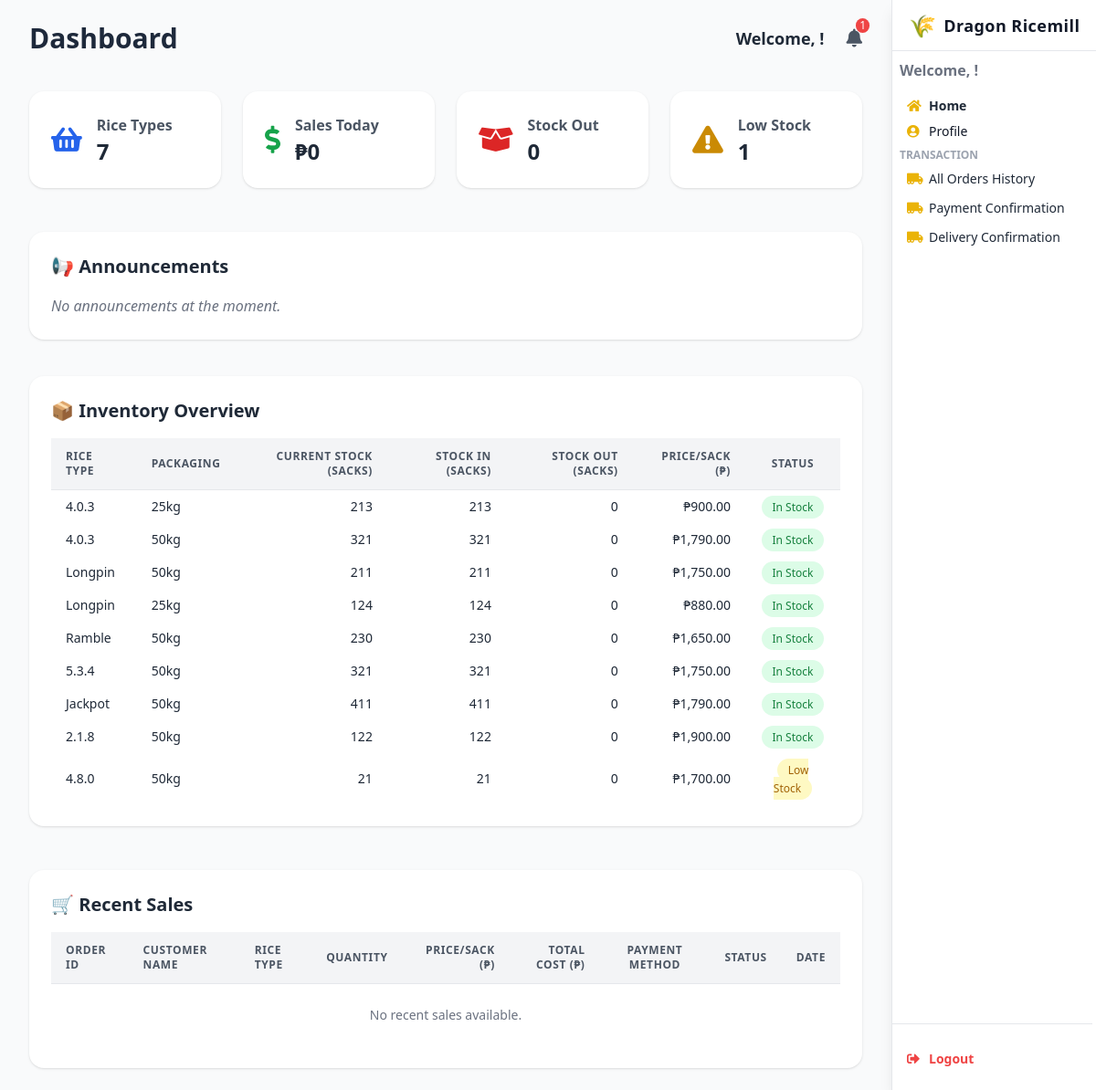
/dashboard/, run on the app's committed database.
### webapp/models.py (models this page shows, shortened)
class Stock(models.Model):
    stockID = models.AutoField(primary_key=True)
    rice_type = models.ForeignKey(Rice, on_delete=models.CASCADE, db_column='riceID', related_name='stocks')
    packaging = models.CharField(max_length=50, default='50kg')  # e.g., 25kg, 50kg
    price_per_sack = models.DecimalField(max_digits=10, decimal_places=2)
    stock_in = models.PositiveIntegerField(default=0)
    stock_out = models.PositiveIntegerField(default=0)
    current_stock = models.PositiveIntegerField(default=0)
    minimum_stock = models.PositiveIntegerField(default=10)
    last_updated = models.DateTimeField(auto_now=True)
    created_at = models.DateTimeField(auto_now_add=True)
    class Meta:
        db_table = 'Stock'
        unique_together = ('rice_type', 'packaging')

class Rice(models.Model):
    riceID = models.AutoField(primary_key=True)
    rice_type = models.CharField(max_length=100, unique=True)
    description = models.TextField(blank=True, null=True)
    is_active = models.BooleanField(default=True)
    class Meta:
        db_table = 'Rice'
    def __str__(self):
        return f"{self.rice_type}"

### webapp/views.py (the view, shortened to what this page needs)
# urls.py: path("dashboard/", views.dashboard_view, name="dashboard"),
def dashboard_view(request):
    is_admin = False
    role = None
    employee_id = None
    user_id = request.session.get('user_id')
    user_role = request.session.get('user_role', '').lower()
    stock_data = Stock.objects.select_related('rice_type').all()
    recent_sales = CustomerOrder.objects.filter(approval_status='Approved') \
        .select_related('rice_type') \
        .order_by('-created_at')[:5]
    total_sales_today = CustomerOrder.objects.filter(
        created_at__date=date.today(),
        approval_status='Approved'
    ).aggregate(total_sales=Sum('amount_paid'))['total_sales'] or 0
    stock_out_count = stock_data.filter(current_stock=0).count()
    low_stock_count = stock_data.filter(current_stock__lte=100).exclude(current_stock=0).count()
    total_rice_types = stock_data.values('rice_type').distinct().count()
    sales_aggregation = CustomerOrder.objects.filter(approval_status='Approved') \
        .values('rice_type__rice_type') \
        .annotate(total_quantity=Sum('quantity')) \
        .order_by('-total_quantity')
    best_selling = sales_aggregation.first() if sales_aggregation else None
    low_selling = sales_aggregation.last() if sales_aggregation else None
    notifications = []
    read_notifications = request.session.get('read_notifications', [])
    current_timestamp = now().astimezone(PH_TZ)
    for item in stock_data.filter(current_stock__lte=100).exclude(current_stock=0):
        notif_id = f'lowstock_{item.stockID}'
        if notif_id not in read_notifications:
            notifications.append({
                "id": notif_id,
                "message": f"{item.rice_type.rice_type} ({item.packaging}) is running low (only {item.current_stock} sacks left)",
                "timestamp": current_timestamp,
            })
    announcements = Announcement.objects.select_related('created_by') \
        .order_by('-created_at')[:10]
    return render(request, "dashboard.html", {
        'stock_data': stock_data,
        'recent_sales': recent_sales,
        'total_sales_today': total_sales_today,
        'stock_out_today': stock_out_count,
        'low_stock_warnings': low_stock_count,
        'total_rice_types': total_rice_types,
        'best_selling': best_selling,
        'low_selling': low_selling,
        'notifications': notifications,
        'is_admin': is_admin,
        'role': role,
        'employee_id': employee_id,
        'announcements': announcements,
    })

### webapp/templates/dashboard.html (shortened to what this page needs)
{% load humanize %}
<!DOCTYPE html>
<html lang="en">
<head>
  <script src="https://cdn.tailwindcss.com"></script>
  <link href="https://cdnjs.cloudflare.com/ajax/libs/font-awesome/5.15.3/css/all.min.css" rel="stylesheet" />
</head>
<body class="bg-gray-100 text-gray-800 min-h-screen font-sans leading-relaxed overflow-x-hidden">
<header class="fixed top-0 right-0 h-screen w-56 bg-white shadow-lg flex flex-col z-50 border-l border-gray-200">
  <div class="h-14 flex items-center justify-center border-b border-gray-200">
    <a href="#" class="flex items-center space-x-2 select-none text-gray-900 font-bold text-lg tracking-wide">
      <span class="text-yellow-500 text-2xl">🌾</span>
      <span>Dragon Ricemill</span>
    </a>
  </div>
  <nav class="flex-1 flex flex-col py-1 pr-1 overflow-y-auto scrollbar-hide">
    <div class="px-2 py-1">
      <span class="block text-1 text-gray-500 font-semibold mb-3">Welcome, {{ request.session.user_name }}!</span>
      <a href="{% url 'dashboard' %}" class="flex items-center space-x-2 px-2 py-1 rounded text-sm hover:bg-yellow-50 font-semibold hover:text-yellow-600 transition">
        <i class="fas fa-home w-4 text-yellow-500"></i><span>Home</span>
      </a>
      <a href="{% url 'profile' %}" class="flex items-center space-x-2 px-2 py-1 rounded text-sm hover:bg-yellow-50 hover:text-yellow-600 transition text-gray-900">
        <i class="fas fa-user-circle w-4 text-yellow-500"></i><span>Profile</span>
      </a>
    </div>
    <div class="mb-2 px-2">
      <p class="uppercase text-xs font-semibold text-gray-400 mb-1">Transaction</p>
      <a href="{% url 'allorder_history' %}" class="flex items-center space-x-2 px-2 py-1 rounded text-sm hover:bg-yellow-50 hover:text-yellow-600 transition mt-1">
        <i class="fas fa-truck-moving w-4 text-yellow-500"></i><span>All Orders History</span>
      </a>
      <a href="{% url 'payment_confirmation' 0 %}" class="flex items-center space-x-2 px-2 py-1 rounded text-sm hover:bg-yellow-50 hover:text-yellow-600 transition mt-1">
        <i class="fas fa-truck-moving w-4 text-yellow-500"></i><span>Payment Confirmation</span>
      </a>
      <a href="{% url 'delivery_confirmation' 0 %}" class="flex items-center space-x-2 px-2 py-1 rounded text-sm hover:bg-yellow-50 hover:text-yellow-600 transition mt-1">
        <i class="fas fa-truck-moving w-4 text-yellow-500"></i><span>Delivery Confirmation</span>
      </a>
    </div>
    <div class="border-t border-gray-200 mt-auto px-2 py-4">
      <a href="{% url 'logout' %}" onclick="return confirm('Logout?');" class="flex items-center space-x-2 px-2 py-1 rounded text-sm hover:bg-red-100 hover:text-red-600 transition font-semibold text-red-500 mt-2">
        <i class="fas fa-sign-out-alt w-4"></i><span>Logout</span>
      </a>
    </div>
  </nav>
</header>
<div class="mr-56 min-h-screen bg-gray-50">
  <main class="max-w-screen-xl mx-auto px-4 py-6 sm:px-6 lg:px-8">
  <div class="flex flex-col sm:flex-row sm:justify-between sm:items-center mb-10">
    <h1 class="text-3xl font-bold text-[#1e293b] mb-4 sm:mb-0">Dashboard</h1>
    <div class="flex items-center gap-6 text-sm sm:text-base">
      <h3 class="text-lg font-semibold select-none">Welcome, {{ request.session.user_name }}!</h3>
      <div class="relative">
        <button id="notificationBtn" class="text-gray-600 hover:text-black text-xl relative focus:outline-none">
          <i class="fas fa-bell"></i>
          {% if notifications|length > 0 %}
            <span class="absolute -top-2 -right-2 bg-red-500 text-white text-xs rounded-full px-1">{{ notifications|length }}</span>
          {% endif %}
        </button>
      </div>
    </div>
  </div>
    <div class="grid grid-cols-1 sm:grid-cols-2 lg:grid-cols-4 gap-6 mb-12">
      <div class="bg-white p-6 rounded-2xl shadow hover:shadow-xl">
        <div class="flex items-center space-x-4">
          <i class="fas fa-shopping-basket text-3xl text-blue-600"></i>
          <div>
            <p class="text-md font-semibold text-gray-600">Rice Types</p>
            <p class="text-2xl font-bold">{{ total_rice_types }}</p>
          </div>
        </div>
      </div>
      <div class="bg-white p-6 rounded-2xl shadow hover:shadow-xl">
        <div class="flex items-center space-x-4">
          <i class="fas fa-dollar-sign text-3xl text-green-600"></i>
          <div>
            <p class="text-md font-semibold text-gray-600">Sales Today</p>
            <p class="text-2xl font-bold">₱{{ total_sales_today|default:0|floatformat:0|intcomma }}</p>
          </div>
        </div>
      </div>
      <div class="bg-white p-6 rounded-2xl shadow hover:shadow-xl">
        <div class="flex items-center space-x-4">
          <i class="fas fa-box-open text-3xl text-red-600"></i>
          <div>
            <p class="text-md font-semibold text-gray-600">Stock Out</p>
            <p class="text-2xl font-bold">{{ stock_out_today }}</p>
          </div>
        </div>
      </div>
      <div class="bg-white p-6 rounded-2xl shadow hover:shadow-xl">
        <div class="flex items-center space-x-4">
          <i class="fas fa-exclamation-triangle text-3xl text-yellow-600"></i>
          <div>
            <p class="text-md font-semibold text-gray-600">Low Stock</p>
            <p class="text-2xl font-bold">{{ low_stock_warnings }}</p>
          </div>
        </div>
      </div>
    </div>
<div class="w-full bg-white p-6 rounded-2xl shadow mb-10">
  <h2 class="text-xl font-semibold mb-4 text-gray-800">📢 Announcements</h2>
  {% if announcements %}
    <ul class="space-y-4">
      {% for announcement in announcements %}
    <div class="mb-4 border-b pb-2">
        <p class="text-gray-800">{{ announcement.message }}</p>
        <p class="text-sm text-gray-500">
            Posted by {{ announcement.created_by.FirstName }} {{ announcement.created_by.LastName }} on {{ announcement.created_at|date:"F j, Y, g:i a" }}
        </p>
    </div>
          {% if request.session.user_role == 'admin' %}
            <div class="mt-2 flex gap-2">
              <button
                class="text-sm text-blue-600 hover:underline edit-announcement-btn"
                data-id="{{ announcement.announcement_id }}"
                data-message="{{ announcement.message|escapejs }}"
              >
                Edit
              </button>
              <form method="POST" action="{% url 'delete_announcement' announcement.announcement_id %}" class="delete-announcement-form">
                {% csrf_token %}
                <button type="submit" class="text-sm text-red-600 hover:underline">Delete</button>
              </form>
            </div>
          {% endif %}
        </li>
      {% endfor %}
    </ul>
  {% else %}
    <p class="text-gray-500 italic">No announcements at the moment.</p>
  {% endif %}
</div>
<section class="bg-white rounded-2xl shadow p-6 mb-12">
  <h2 class="text-xl font-semibold text-gray-800 mb-4">📦 Inventory Overview</h2>
  <div class="overflow-x-auto">
    <table class="min-w-full divide-y divide-gray-200 text-sm text-left">
      <thead class="bg-gray-100 text-gray-600 uppercase tracking-wider text-xs">
        <tr>
          <th class="px-4 py-3">Rice Type</th>
          <th class="px-4 py-3">Packaging</th>
          <th class="px-4 py-3 text-right">Current Stock (Sacks)</th>
          <th class="px-4 py-3 text-right">Stock In (Sacks)</th>
          <th class="px-4 py-3 text-right">Stock Out (Sacks)</th>
          <th class="px-4 py-3 text-right">Price/Sack (₱)</th>
          <th class="px-4 py-3 text-center">Status</th>
        </tr>
      </thead>
      <tbody>
        {% for rice in stock_data %}
          <tr class="hover:bg-blue-50 transition">
            <td class="px-4 py-2">{{ rice.rice_type }}</td>
            <td class="px-4 py-2">{{ rice.packaging }}</td>
            <td class="px-4 py-2 text-right">{{ rice.current_stock }}</td>
            <td class="px-4 py-2 text-right">{{ rice.stock_in }}</td>
            <td class="px-4 py-2 text-right">{{ rice.stock_out }}</td>
            <td class="px-4 py-2 text-right">₱{{ rice.price_per_sack|floatformat:2|intcomma }}</td>
            <td class="px-4 py-2 text-center">
              {% if rice.current_stock == 0 %}
                <span class="bg-red-100 text-red-700 text-xs px-3 py-1 rounded-full">Out of Stock</span>
              {% elif rice.current_stock <= 100 %}
                <span class="bg-yellow-100 text-yellow-700 text-xs px-3 py-1 rounded-full">Low Stock</span>
              {% else %}
                <span class="bg-green-100 text-green-700 text-xs px-3 py-1 rounded-full">In Stock</span>
              {% endif %}
            </td>
          </tr>
        {% empty %}
          <tr><td colspan="7" class="text-center py-6 text-gray-500">No stock data available.</td></tr>
        {% endfor %}
      </tbody>
    </table>
  </div>
</section>
    <section class="bg-white rounded-2xl shadow p-6">
      <h2 class="text-xl font-semibold text-gray-800 mb-4">🛒 Recent Sales</h2>
      <div class="overflow-x-auto">
        <table class="min-w-full divide-y divide-gray-200 text-sm text-left">
          <thead class="bg-gray-100 text-gray-600 uppercase tracking-wider text-xs">
            <tr>
              <th class="px-4 py-3">Order ID</th>
              <th class="px-4 py-3">Customer Name</th>
              <th class="px-4 py-3">Rice Type</th>
              <th class="px-4 py-3 text-right">Quantity</th>
              <th class="px-4 py-3 text-right">Price/Sack (₱)</th>
              <th class="px-4 py-3 text-right">Total Cost (₱)</th>
              <th class="px-4 py-3 text-center">Payment Method</th>
              <th class="px-4 py-3 text-center">Status</th>
              <th class="px-4 py-3">Date</th>
            </tr>
          </thead>
          <tbody>
            {% for sale in recent_sales %}
              <tr class="hover:bg-green-50 transition">
                <td class="px-4 py-2">{{ sale.id }}</td>
                <td class="px-4 py-2">{{ sale.customer_name }}</td>
                <td class="px-4 py-2">{{ sale.rice_type.rice_type }}</td>
                <td class="px-4 py-2 text-right">{{ sale.quantity }}</td>
                <td class="px-4 py-2 text-right">₱{{ sale.cost_per_sack|floatformat:2|intcomma }}</td>
                <td class="px-4 py-2 text-right font-semibold">₱{{ sale.total_cost|floatformat:2|intcomma }}</td>
                <td class="px-4 py-2 text-center">{{ sale.payment_method }}</td>
                <td class="px-4 py-2 text-center">
                  {% if sale.approval_status == "Approved" %}
                    <span class="bg-green-100 text-green-700 text-xs px-2 py-1 rounded-full">Approved</span>
                  {% elif sale.approval_status == "Declined" %}
                    <span class="bg-red-100 text-red-700 text-xs px-2 py-1 rounded-full">Declined</span>
                  {% else %}
                    <span class="bg-yellow-100 text-yellow-700 text-xs px-2 py-1 rounded-full">Pending</span>
                  {% endif %}
                </td>
                <td class="px-4 py-2">{{ sale.created_at|date:"M d, Y H:i" }}</td>
              </tr>
            {% empty %}
              <tr><td colspan="9" class="text-center py-6 text-gray-500">No recent sales available.</td></tr>
            {% endfor %}
          </tbody>
        </table>
      </div>
    </section>
  </main>
</div>
</body>
</html>

### webapp/templates/dashboard.html (style rules this page uses)
html { scroll-behavior: smooth; }
.scrollbar-hide { -ms-overflow-style: none; scrollbar-width: none; }

### data on the page
Stock: rice_type "4.0.3", packaging "25kg", current_stock "213", stock_in "213", stock_out "0", price_per_sack "900.00", shows "In Stock"
Stock: rice_type "4.0.3", packaging "50kg", current_stock "321", stock_in "321", stock_out "0", price_per_sack "1,790.00", shows "In Stock"
Stock: rice_type "Longpin", packaging "50kg", current_stock "211", stock_in "211", stock_out "0", price_per_sack "1,750.00", shows "In Stock"
Stock: rice_type "Longpin", packaging "25kg", current_stock "124", stock_in "124", stock_out "0", price_per_sack "880.00", shows "In Stock"
Stock: rice_type "Ramble", packaging "50kg", current_stock "230", stock_in "230", stock_out "0", price_per_sack "1,650.00", shows "In Stock"
Stock: rice_type "5.3.4", packaging "50kg", current_stock "321", stock_in "321", stock_out "0", price_per_sack "1,750.00", shows "In Stock"
Stock: rice_type "Jackpot", packaging "50kg", current_stock "411", stock_in "411", stock_out "0", price_per_sack "1,790.00", shows "In Stock"
Stock: rice_type "2.1.8", packaging "50kg", current_stock "122", stock_in "122", stock_out "0", price_per_sack "1,900.00", shows "In Stock"
Stock: rice_type "4.8.0", packaging "50kg", current_stock "21", stock_in "21", stock_out "0", price_per_sack "1,700.00", shows "Low Stock"

### other printed values
{{ notifications|length }} "1"
{{ total_rice_types }} "7"
{{ total_sales_today|default:0|floatformat:0|intcomma }} "0"
{{ stock_out_today }} "0"
{{ low_stock_warnings }} "1"
